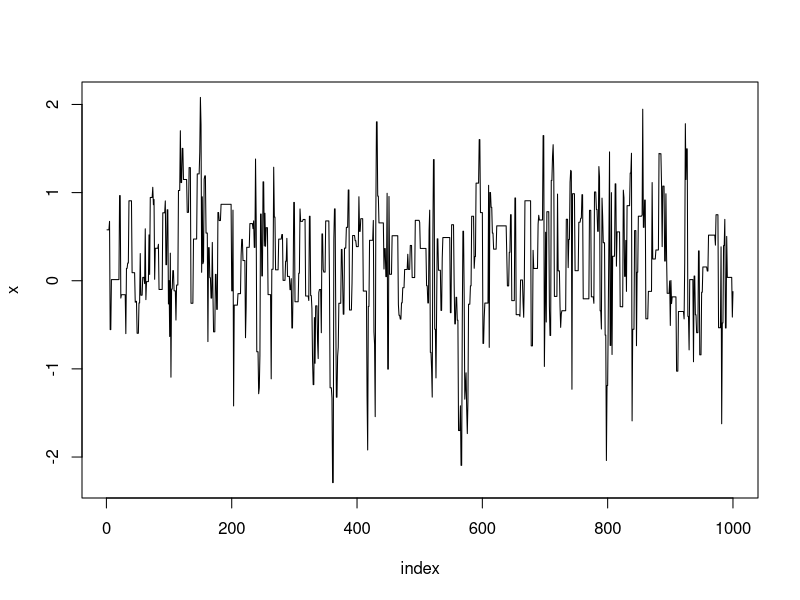
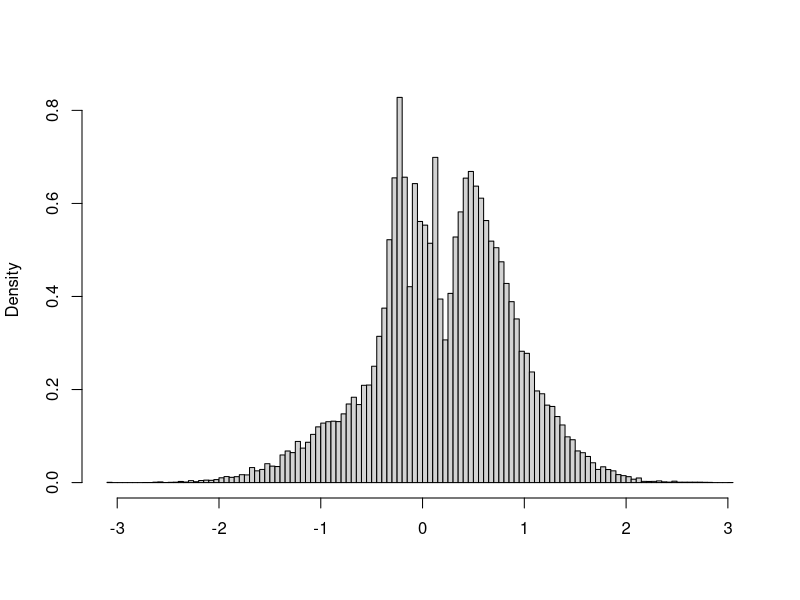

Reproduce these figures in R, in order.
## ---- chunk 1
rm(list=ls(all=T)) #clears your workspace
## ---- chunk 2
set.seed(1234)

N <- 10^4 # MC replications

MC_IS <- function(N) { # Importance sampling
  Z <- rnorm(N, mean = 1) # the alternative distribution
  G <- as.integer(Z>1) * Z ^ 2 # calculate I(X)
  mean(G * dnorm(Z) / dnorm(Z, mean = 1))
}

MC_IS(N)
## ---- chunk 3
integrand <- function(x) {x^2*exp(-x^2/2)/sqrt(2*pi)}
# integrate the function from 1 to infinity
I_true <- integrate(integrand, lower = 1, upper = Inf)
I_true 
## ---- chunk 4
err_IS <- replicate(10^3, MC_IS(N)) - I_true$value
RMSE_IS <- sqrt(mean(err_IS)^2)
format(RMSE_IS, scientific = TRUE)  
## ---- chunk 5
set.seed(1234)

MC_AT <- function(N) { # Antithetic variables
  U <- runif(N/2)
  Z <- c(qnorm(U), qnorm(1 - U))
  G <- as.integer(Z>1) * Z ^ 2 # calculate I(X)
  mean(G)
}

MC_AT(N)
## ---- chunk 6
err_AT <- replicate(10^3, MC_AT(N)) - I_true$value
RMSE_AT <- sqrt(mean(err_AT)^2)
format(RMSE_AT, scientific = TRUE)  
## ---- chunk 7
set.seed(1234)

MC_AT_IS <- function(N) { 
  U <- runif(N/2) # prepare for Antithetic variables
  Z <- c( qnorm(U, mean = 1), qnorm(1 - U, mean = 1)) # the alternative distribution
  G <- as.integer(Z>1) * Z ^ 2 # calculate I(X)
  mean(G * dnorm(Z) / dnorm(Z, mean = 1))
}

MC_AT_IS(N)
## ---- chunk 8
err_AT_IS <- replicate(10^3, MC_AT_IS(N)) - I_true$value
RMSE_AT_IS <-  sqrt(mean(err_AT_IS)^2)
format(RMSE_AT_IS, scientific = TRUE)  
## ---- chunk 9
# Start with normal distribution as proposal distribution
set.seed(1234)

N <- 10^5
sigma <- 1.5
f <- function(x) (2+sin(1/x))/exp(x^2)
g <- function(x) rnorm(1, x, sigma)

x <- numeric(N)
x[1] <- g(0)
k <- 0
u <- runif(N)

for (i in 2:N) { 
  xt <- x[i-1]
  y <- g(xt)
  num <- f(y) * dnorm(xt, y, sigma) 
  den <- f(xt) * dnorm(y, xt, sigma) 
  if (u[i] <= num/den) x[i] <- y else {
  x[i] <- xt 
  k <- k+1
  }
}

x <- x[-c(1:1000)] # burn the first 1000 iterations

1 - k/(N-10^3) # acceptance rate 
## ---- chunk 10
index <- 1:1000
y1 <- x[index]
plot(index, y1, type="l", main="", ylab="x")
## ---- chunk 11
hist(x,breaks="scott", main="", xlab="", freq=FALSE)
